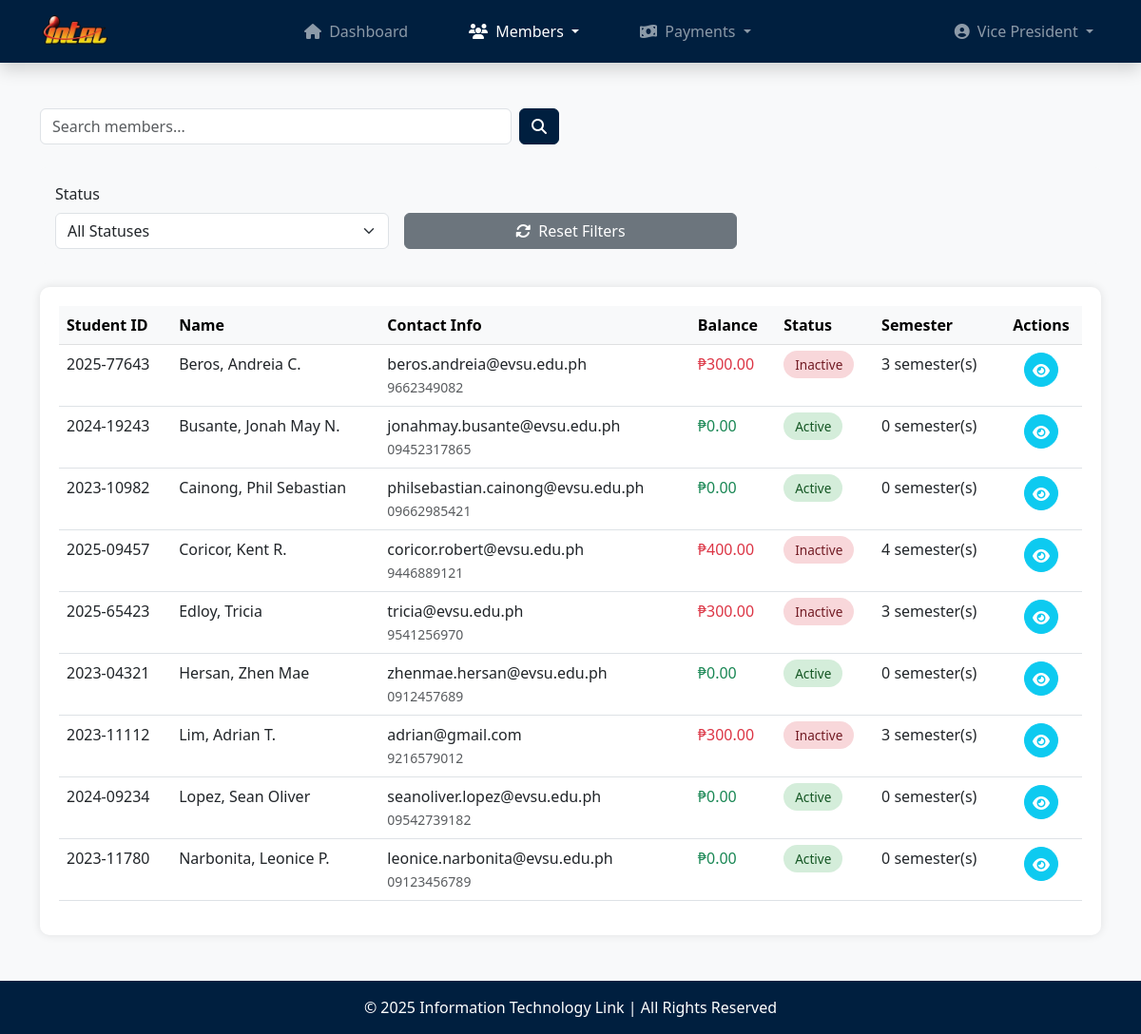
/members.php (signed in), run on the app's committed database.
### tables this page shows
CREATE TABLE `members` (
  `member_id` varchar(25) NOT NULL,
  `last_name` varchar(30) NOT NULL,
  `first_name` varchar(30) NOT NULL,
  `middle_name` varchar(30) DEFAULT NULL,
  `contact_num` varchar(15) NOT NULL,
  `email` varchar(60) NOT NULL,
  `status` enum('Active','Inactive') NOT NULL,
  `membership_date` timestamp NOT NULL DEFAULT current_timestamp()
);

### members.php (the view, shortened to what this page needs)
<?php
    require_once('database.php');
    require_once('functions.php');
    $stmt = $conn->prepare("
        SELECT r.role_id, r.role_name, m.first_name, m.last_name
        FROM officers o
        JOIN members m ON o.member_id = m.member_id
        JOIN role r ON o.role_id = r.role_id
        WHERE o.officer_id = ?
    ");
    $stmt->bind_param("s", $officer_id);
    $stmt->execute();
    $result = $stmt->get_result();
    $search = isset($_GET['search']) ? trim($_GET['search']) : '';
    $page = isset($_GET['page']) ? (int)$_GET['page'] : 1;
    $records_per_page = 10;
    $offset = ($page - 1) * $records_per_page;
    $query = "SELECT m.*,
            (SELECT COALESCE(SUM(f.fee_amount), 0) FROM fees f WHERE f.member_id = m.member_id) AS total_fee_amount,
            (SELECT COALESCE(COUNT(f.semester), 0) FROM fees f WHERE f.member_id = m.member_id) AS semester_count,
            (SELECT COUNT(DISTINCT semester) FROM fees) - (SELECT COUNT(DISTINCT semester) FROM fees WHERE member_id = m.member_id) AS missed_semesters,
            (SELECT COALESCE(SUM(f.fee_amount), 0) FROM fees f WHERE f.member_id = m.member_id AND f.status = 'Unpaid') AS total_unpaid_fees,
            (SELECT COUNT(f.semester) FROM fees f WHERE f.member_id = m.member_id AND f.status = 'Unpaid') AS unpaid_semester_count
            FROM members m
            WHERE 1=1";
    $params = array();
    $types = "";
    $query .= " GROUP BY m.member_id, m.first_name, m.last_name, m.email, m.contact_num, m.status";
    $query .= " ORDER BY m.last_name ASC LIMIT ?, ?";
    $types .= "ii";
    $params[] = $offset;
    $params[] = $records_per_page;
    $stmt = $conn->prepare($query);
    if (!empty($params)) {
        $bind_params = array();
        $bind_params[] = $types;
        for ($i = 0; $i < count($params); $i++) {
            $bind_params[] = &$params[$i];
        }
        call_user_func_array(array($stmt, 'bind_param'), $bind_params);
    }
    try {
        $stmt->execute();
        $result = $stmt->get_result();
    } catch (Exception $e) {
        echo "Error executing query: " . $e->getMessage();
        exit;
    }
?>
<!DOCTYPE html>
<html lang="en">
<head>
    <link rel="stylesheet" href="https://cdn.jsdelivr.net/npm/bootstrap@5.3.0-alpha1/dist/css/bootstrap.min.css">
    <link rel="stylesheet" href="https://cdnjs.cloudflare.com/ajax/libs/font-awesome/6.4.0/css/all.min.css">
</head>
<body>
    <?php include('navbar.php'); ?>
    <main class="container my-5">
        <div class="row align-items-center mb-4">
            <?php if (!in_array($_SESSION['officer_role'], ['intel_president', 'intel_treasurer', 'intel_secretary'])): ?>
                <div class="col-md-6">
                    <form class="d-flex justify-content-between" method="GET" action="">
                        <input type="text" id="searchBar" class="form-control me-2"  placeholder="Search members..." name="search" value="<?php echo htmlspecialchars($search); ?>">
                        <button type="submit" class="btn btn-navy">
                            <i class="fas fa-search"></i>
                        </button>
                    </form>
                </div>
            <?php endif; ?>
        </div>
        <div class="bg-light p-3 rounded mb-4">
            <form method="GET" action="" class="row g-3">
                <div class="col-md-4">
                    <label for="status" class="form-label">Status</label>
                    <select class="form-select" id="status" name="status" onchange="this.form.submit()">
                        <option value="">All Statuses</option>
                    </select>
                </div>
                <div class="col-md-4 d-flex align-items-end">
                    <a href="members.php" class="btn btn-secondary w-100">
                        <i class="fas fa-sync-alt me-2"></i>Reset Filters
                    </a>
                </div>
            </form>
        </div>
        <div class="table-container">
            <?php if ($result->num_rows > 0): ?>
                <div class="table-responsive">
                    <table class="table table-hover">
                        <thead class="table-light">
                            <tr>
                                <th>Student ID</th>
                                <th>Name</th>
                                <th>Contact Info</th>
                                <th>Balance</th>
                                <th>Status</th>
                                <th>Semester</th>
                                <th class="text-center">Actions</th>
                            </tr>
                        </thead>
                        <tbody id="membersTableBody">
                            <?php while($row = $result->fetch_assoc()): ?>
                                <tr>
                                    <td><?php echo htmlspecialchars($row['member_id']); ?></td>
                                    <td>
                                        <?php
                                            echo htmlspecialchars($row['last_name']) . ', ' .
                                                htmlspecialchars($row['first_name']) .
                                                (!empty($row['middle_name']) ? ' ' . htmlspecialchars($row['middle_name'][0]) . '.' : '');
                                        ?>
                                    </td>
                                    <td>
                                        <div><?php echo htmlspecialchars($row['email']); ?></div>
                                        <small class="text-muted"><?php echo htmlspecialchars($row['contact_num']); ?></small>
                                    </td>
                                    <td>
                                        <?php if ($row['total_unpaid_fees'] > 0): ?>
                                            <span class="text-danger">
                                                ₱<?php echo number_format($row['total_unpaid_fees'], 2); ?>
                                            </span>
                                        <?php else: ?>
                                            <span class="text-success">₱0.00</span>
                                        <?php endif; ?>
                                    </td>
                                    <td>
                                        <?php
                                            $status_class = '';
                                            switch ($row['status']) {
                                                case 'Active':
                                                    $status_class = 'status-active';
                                                    break;
                                                case 'Inactive':
                                                    $status_class = 'status-inactive';
                                                    break;
                                            }
                                        ?>
                                        <span class="<?php echo $status_class; ?>">
                                            <?php echo htmlspecialchars($row['status']); ?>
                                        </span>
                                    </td>
                                    <td><?php echo htmlspecialchars($row['unpaid_semester_count']); ?> semester(s)</td>
                                    <td>
                                    <div class="action-buttons d-flex justify-content-center">
                                        <a href="view_member.php?id=<?php echo htmlspecialchars(urlencode($row['member_id'])); ?>"
                                        class="btn btn-info text-white" title="View Details">
                                            <i class="fas fa-eye"></i>
                                        </a>
                                    </div>
                                    </td>
                                </tr>
                            <?php endwhile; ?>
                        </tbody>
                    </table>
                </div>
            <?php endif; ?>
        </div>
    </main>
    <?php include('footer.php'); ?>
</body>
</html>

### members.php (style rules this page uses)
html, body { height: 100%; margin: 0; display: flex; flex-direction: column; background-color: #f8f9fa; }
main { flex: 1; }
.text-white { color: #ffffff !important; }
.btn-navy { background-color: #001f3f; border-color: #001f3f; color: #fff; }
.table-container { background-color: #ffffff; border-radius: 10px; box-shadow: 0 0 10px rgba(0,0,0,0.1); padding: 20px; }
.status-active { background-color: #d4edda; color: #155724; border-radius: 20px; padding: 5px 12px; font-size: 0.85rem; }
.status-inactive { background-color: #f8d7da; color: #721c24; border-radius: 20px; padding: 5px 12px; font-size: 0.85rem; }
.action-buttons .btn { width: 36px; height: 36px; padding: 6px 0; border-radius: 50%; text-align: center; margin: 0 3px; }

### data on the page
members: member_id "2025-77643", last_name "Beros", first_name "Andreia", middle_name "C", email "beros.andreia@evsu.edu.ph", contact_num "9662349082", total_unpaid_fees "300.00", status "Inactive", unpaid_semester_count "3"
members: member_id "2024-19243", last_name "Busante", first_name "Jonah May", middle_name "N", email "jonahmay.busante@evsu.edu.ph", contact_num "09452317865", shows "₱0.00", status "Active", unpaid_semester_count "0"
members: member_id "2023-10982", last_name "Cainong", first_name "Phil Sebastian", email "philsebastian.cainong@evsu.edu.ph", contact_num "09662985421", shows "₱0.00", status "Active", unpaid_semester_count "0"
members: member_id "2025-09457", last_name "Coricor", first_name "Kent", middle_name "R", email "coricor.robert@evsu.edu.ph", contact_num "9446889121", total_unpaid_fees "400.00", status "Inactive", unpaid_semester_count "4"
members: member_id "2025-65423", last_name "Edloy", first_name "Tricia", email "tricia@evsu.edu.ph", contact_num "9541256970", total_unpaid_fees "300.00", status "Inactive", unpaid_semester_count "3"
members: member_id "2023-04321", last_name "Hersan", first_name "Zhen Mae", email "zhenmae.hersan@evsu.edu.ph", contact_num "0912457689", shows "₱0.00", status "Active", unpaid_semester_count "0"
members: member_id "2023-11112", last_name "Lim", first_name "Adrian", middle_name "T", email "adrian@gmail.com", contact_num "9216579012", total_unpaid_fees "300.00", status "Inactive", unpaid_semester_count "3"
members: member_id "2024-09234", last_name "Lopez", first_name "Sean Oliver", email "seanoliver.lopez@evsu.edu.ph", contact_num "09542739182", shows "₱0.00", status "Active", unpaid_semester_count "0"
members: member_id "2023-11780", last_name "Narbonita", first_name "Leonice", middle_name "P", email "leonice.narbonita@evsu.edu.ph", contact_num "09123456789", shows "₱0.00", status "Active", unpaid_semester_count "0"

### other printed values
$role_name "Vice President"
